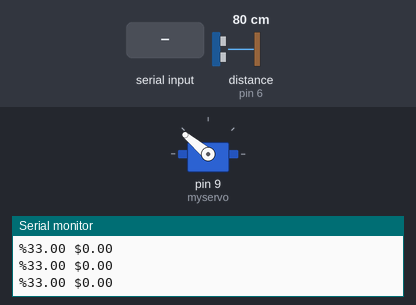
Bench run of a sketch on a simulated Arduino Uno, built with avr-gcc and run on an emulated ATmega328P. Parts: servo, the last lines printed to the serial monitor. Wiring (inferred from the names in the program): ultrasonic range finder: trigger pin 7; echo pin 6. The test bench sets the inputs (shaded band); at power-on: distance to the obstacle (sensor on pin 6) 80 cm. The echo pulse lasts 58.3 µs per cm.

Above: at 1.2 s.
1.3 s: distance to the obstacle (sensor on pin 6) set to 12 cm
At 1.8 s:
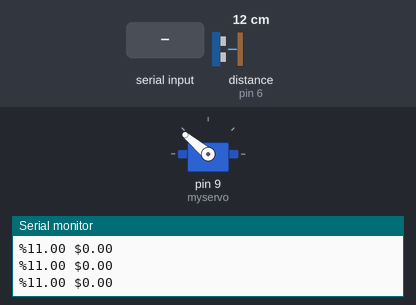
2.9 s: distance to the obstacle (sensor on pin 6) set to 9 cm
4.8 s: "90&" received over Serial
At 5.7 s:
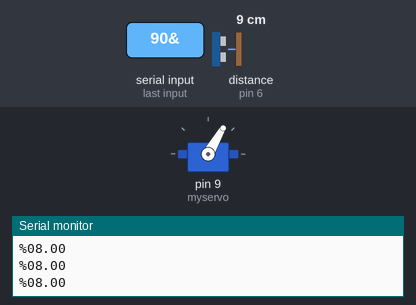
6.3 s: "5&" received over Serial
At 7.37 s:
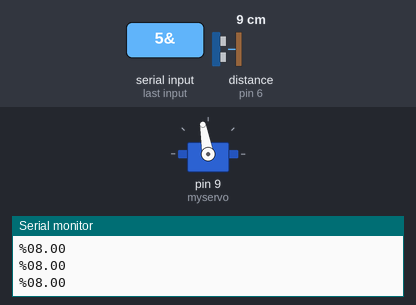
9.3 s: "90,45&" received over Serial
Timing chart, 0 to 11.8 s (numbered marks = the images above; inputs shaded):
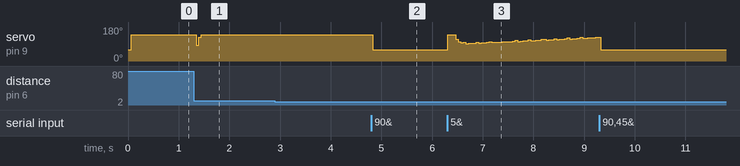

The sketch:

PID_balance_code.ino
```cpp
#include <Wire.h>
#include <Servo.h>


const int trigPin1 = 7;   //Pin digital 2 para el Trigger del sensor
const int echoPin1 = 6;   //Pin digital 3 para el Echo del sensor
const int Buffersize = 3;
char buf[Buffersize];
int recive;
int pos = 35;
int d; //distancia en centimetros
int stp;
Servo myservo;  // create servo object to control a servo, later attatched to D9

int Read = 0;
float distance = 0.0;
float elapsedTime, time, timePrev;        //Variables for time control
float distance_previous_error, distance_error;
int period = 50;  //Refresh rate period of the loop is 50ms

float kp=1.4; //Mine was 8
float ki=0.05; //Mine was 0.2
float kd=300.15; //Mine was 3100
float distance_setpoint;           //Should be the distance from sensor to the middle of the bar in mm
float PID_p, PID_i, PID_d, PID_total, D_prec;


void setup() {
  Serial.begin(9600);
  myservo.attach(9);  // attaches the servo on pin 9 to the servo object
  myservo.write(60); //Put the servco at angle 125, so the balance is in the middle

  pinMode(trigPin1, OUTPUT); //pin como salida
  pinMode(echoPin1, INPUT);  //pin como entrada
  digitalWrite(trigPin1, LOW);//Inicializamos el pin con 0
  time = millis();
}

void loop() {
  if (millis() > time+period)
  {
    time = millis();
    distance = measure_1();
    //distance_setpoint = stpLV();
   if (Serial.available()) {

    String dat = Serial.readStringUntil('&');
    int data = dat.toInt();
    distance_setpoint = data-10;
   }
    String flag = "%";
    String tolab;
    if (distance < 10) {
      tolab = flag + "0" + String(distance);
    } else {
      tolab = flag + String(distance)+ " " + "$" +  distance_setpoint;
    }
    Serial.println( tolab);


    distance_error = distance_setpoint - distance;
    PID_p = kp * distance_error;
    float dist_diference = distance_error - distance_previous_error;
    PID_d = (distance_error - distance_previous_error)*(kd/period);
    PID_d = 0.56*PID_d + 0.44*D_prec;
    PID_i = PID_i + (ki * distance_error);
    PID_total = PID_p + PID_i + PID_d;
    PID_total = map(PID_total, -40, 40, 140, 60);

    if(PID_total < 60){PID_total = 60;}
    if(PID_total > 140) {PID_total = 140; }

    myservo.write(PID_total);
    //Serial.println(PID_total);
    //Serial.println(distance_setpoint);
    distance_previous_error = distance_error;
    D_prec = PID_d;

  }
}

int measure_1 (void) {

long durata=0;
float distanza=0;

digitalWrite(trigPin1, LOW);
delayMicroseconds(10);

digitalWrite(trigPin1, HIGH);
delayMicroseconds(10);

digitalWrite(trigPin1, LOW);

durata = pulseIn(echoPin1, HIGH);
distanza = ((float)durata/58.2)+0.;

delay(10);

if (distanza > 32) distanza=33;
else if (distanza < 2) distanza=1;

//return 0.01*(distanza-1.5+0.5);   // meters
return distanza;

}

int stpLV(void){

  if (Serial.available()) {

   char datos_recibidos = Serial.read();
   String grado;
   grado += datos_recibidos;
   if (datos_recibidos == '\n'){
    int stp = grado.toInt();
    grado == "";
   }
  }
return stp;
}
```

Measured:
- after the input at 1.3 s, servo on pin 9 (myservo): 140° → 84° at once, → 125° 0.05 s later, → 140° 0.05 s later
- after the input at 4.8 s, servo on pin 9 (myservo): 140° → 60° at once
